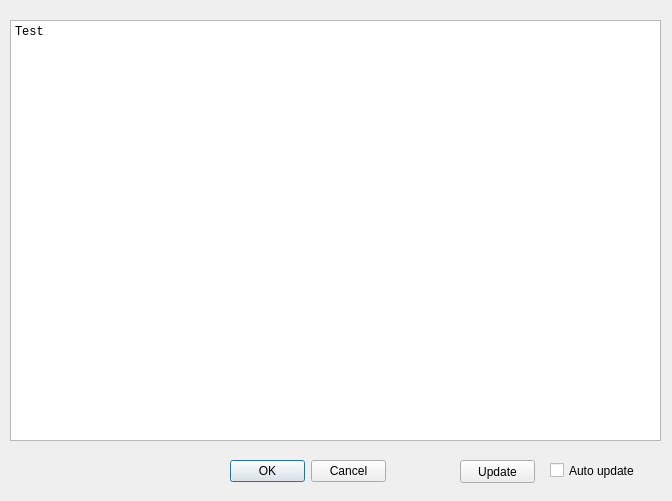
<?xml version="1.0" encoding="UTF-8"?>
<ui version="4.0">
 <class>DebugDialog</class>
 <widget class="QDialog" name="DebugDialog">
  <property name="geometry">
   <rect>
    <x>0</x>
    <y>0</y>
    <width>672</width>
    <height>501</height>
   </rect>
  </property>
  <property name="windowTitle">
   <string>Dialog</string>
  </property>
  <property name="windowIcon">
   <iconset resource="resources.qrc">
    <normaloff>:/images/CS_icon.png</normaloff>:/images/CS_icon.png</iconset>
  </property>
  <widget class="QPlainTextEdit" name="plainTextEdit">
   <property name="geometry">
    <rect>
     <x>10</x>
     <y>20</y>
     <width>651</width>
     <height>421</height>
    </rect>
   </property>
   <property name="font">
    <font>
     <family>Courier New</family>
    </font>
   </property>
   <property name="lineWrapMode">
    <enum>QPlainTextEdit::NoWrap</enum>
   </property>
   <property name="readOnly">
    <bool>true</bool>
   </property>
   <property name="plainText">
    <string>Test</string>
   </property>
  </widget>
  <widget class="QPushButton" name="pushButton">
   <property name="geometry">
    <rect>
     <x>460</x>
     <y>460</y>
     <width>75</width>
     <height>23</height>
    </rect>
   </property>
   <property name="text">
    <string>Update</string>
   </property>
  </widget>
  <widget class="QLabel" name="label">
   <property name="geometry">
    <rect>
     <x>20</x>
     <y>460</y>
     <width>201</width>
     <height>21</height>
    </rect>
   </property>
   <property name="text">
    <string/>
   </property>
  </widget>
  <widget class="QCheckBox" name="checkBox">
   <property name="geometry">
    <rect>
     <x>550</x>
     <y>460</y>
     <width>111</width>
     <height>21</height>
    </rect>
   </property>
   <property name="text">
    <string>Auto update</string>
   </property>
  </widget>
  <widget class="QDialogButtonBox" name="buttonBox">
   <property name="geometry">
    <rect>
     <x>230</x>
     <y>460</y>
     <width>156</width>
     <height>23</height>
    </rect>
   </property>
   <property name="orientation">
    <enum>Qt::Horizontal</enum>
   </property>
   <property name="standardButtons">
    <set>QDialogButtonBox::Cancel|QDialogButtonBox::Ok</set>
   </property>
  </widget>
 </widget>
 <resources>
  <include location="resources.qrc"/>
 </resources>
 <connections>
  <connection>
   <sender>buttonBox</sender>
   <signal>accepted()</signal>
   <receiver>DebugDialog</receiver>
   <slot>accept()</slot>
   <hints>
    <hint type="sourcelabel">
     <x>248</x>
     <y>254</y>
    </hint>
    <hint type="destinationlabel">
     <x>157</x>
     <y>274</y>
    </hint>
   </hints>
  </connection>
  <connection>
   <sender>buttonBox</sender>
   <signal>rejected()</signal>
   <receiver>DebugDialog</receiver>
   <slot>reject()</slot>
   <hints>
    <hint type="sourcelabel">
     <x>316</x>
     <y>260</y>
    </hint>
    <hint type="destinationlabel">
     <x>286</x>
     <y>274</y>
    </hint>
   </hints>
  </connection>
 </connections>
</ui>
